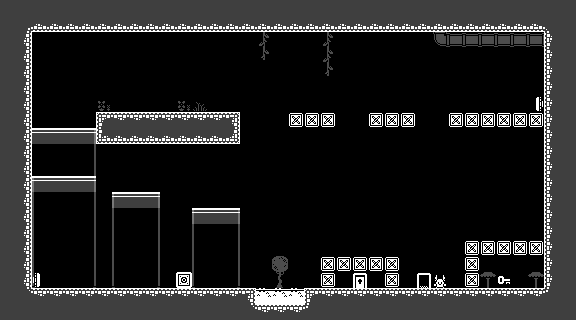

Below is a game level as drawn by its tile map, then a one-line description and the .tmx that defines it (tile-layer data replaced by summaries):
An orthogonal 36x20 tile map with 16x16 px tiles, 8 tile layers (layer_bg_details, layer_walls, layer_platforms, layer_oneWay_platforms, ...) and 36 objects (27x Block, 3x Potion, 2x Door, 2x Button, Student, ...).

<map version="1.10" tiledversion="1.11.2" orientation="orthogonal" renderorder="left-up" width="36" height="20" tilewidth="16" tileheight="16" infinite="0" nextlayerid="14" nextobjectid="151">
 <editorsettings>
  <export target="level11.json" format="json" />
 </editorsettings>
 <tileset firstgid="1" name="ts-monochrome_tilemap_transparent" tilewidth="16" tileheight="16" spacing="1" tilecount="400" columns="20">
  <image source="../tilesets/ts-monochrome_tilemap_transparent.png" trans="ff00ff" width="339" height="339" />
 </tileset>
 <layer id="6" name="layer_bg_details" width="36" height="20" opacity="0.3" tintcolor="#686868">
  <data>[720 cells, 58 non-empty, 13 distinct tile ids]</data>
 </layer>
 <layer id="3" name="layer_walls" width="36" height="20">
  <data>[720 cells, 102 non-empty, 10 distinct tile ids]</data>
 </layer>
 <layer id="5" name="layer_platforms" width="36" height="20">
  <data>[720 cells, 32 non-empty, 7 distinct tile ids]</data>
 </layer>
 <layer id="13" name="layer_oneWay_platforms" width="36" height="20" opacity="0.25" tintcolor="#ffaa00">
  <data>[720 cells, 14 non-empty, 1 distinct tile ids]</data>
 </layer>
 <layer id="7" name="layer_fg_details" width="36" height="20">
  <data>[720 cells, 0 non-empty, 0 distinct tile ids]</data>
 </layer>
 <layer id="8" name="layer_ui" width="36" height="20">
  <data>[720 cells, 0 non-empty, 0 distinct tile ids]</data>
 </layer>
 <objectgroup id="9" name="level_entities">
  <object id="1" name="student" type="Student" x="440" y="288">
   <point />
  </object>
  <object id="3" name="door01" type="Door" x="424" y="288">
   <properties>
    <property name="exit" type="bool" value="false" />
    <property name="opened" type="bool" value="true" />
   </properties>
   <point />
  </object>
  <object id="23" name="door2" type="Door" x="360" y="288">
   <properties>
    <property name="exit" type="bool" value="true" />
    <property name="opened" type="bool" value="false" />
   </properties>
   <point />
  </object>
  <object id="94" name="Block01" type="Block" x="184" y="288">
   <properties>
    <property name="group" value="A" />
    <property name="state" type="bool" value="true" />
    <property name="type" value="push" />
   </properties>
   <point />
  </object>
  <object id="96" name="Button01" type="Button" x="32" y="280" rotation="90">
   <properties>
    <property name="group" value="A" />
    <property name="type" value="push" />
   </properties>
   <point />
  </object>
  <object id="97" name="Block02" type="Block" x="472" y="288">
   <properties>
    <property name="group" value="A" />
    <property name="state" type="bool" value="true" />
    <property name="type" value="toogle" />
   </properties>
   <point />
  </object>
  <object id="113" name="Block03" type="Block" x="472" y="272">
   <properties>
    <property name="group" value="A" />
    <property name="state" type="bool" value="true" />
    <property name="type" value="toogle" />
   </properties>
   <point />
  </object>
  <object id="115" name="Button02" type="Button" x="544" y="104" rotation="-90">
   <properties>
    <property name="group" value="B" />
    <property name="type" value="stomp" />
   </properties>
   <point />
  </object>
  <object id="123" name="Block04" type="Block" x="472" y="256">
   <properties>
    <property name="group" value="A" />
    <property name="state" type="bool" value="true" />
    <property name="type" value="toogle" />
   </properties>
   <point />
  </object>
  <object id="128" name="Block05" type="Block" x="488" y="256">
   <properties>
    <property name="group" value="A" />
    <property name="state" type="bool" value="true" />
    <property name="type" value="toogle" />
   </properties>
   <point />
  </object>
  <object id="129" name="Block06" type="Block" x="504" y="256">
   <properties>
    <property name="group" value="A" />
    <property name="state" type="bool" value="true" />
    <property name="type" value="toogle" />
   </properties>
   <point />
  </object>
  <object id="130" name="Block07" type="Block" x="520" y="256">
   <properties>
    <property name="group" value="A" />
    <property name="state" type="bool" value="true" />
    <property name="type" value="toogle" />
   </properties>
   <point />
  </object>
  <object id="131" name="Block08" type="Block" x="536" y="256">
   <properties>
    <property name="group" value="A" />
    <property name="state" type="bool" value="true" />
    <property name="type" value="toogle" />
   </properties>
   <point />
  </object>
  <object id="124" name="potion01" type="Potion" x="264" y="304">
   <properties>
    <property name="Effect" value="doubleJump" />
   </properties>
   <point />
  </object>
  <object id="125" name="potion02" type="Potion" x="280" y="304">
   <properties>
    <property name="Effect" value="doubleJump" />
   </properties>
   <point />
  </object>
  <object id="126" name="potion03" type="Potion" x="296" y="304">
   <properties>
    <property name="Effect" value="doubleJump" />
   </properties>
   <point />
  </object>
  <object id="127" name="key" type="Key" x="504" y="288">
   <point />
  </object>
  <object id="132" name="Block09" type="Block" x="328" y="272">
   <properties>
    <property name="group" value="A" />
    <property name="state" type="bool" value="false" />
    <property name="type" value="toogle" />
   </properties>
   <point />
  </object>
  <object id="133" name="Block10" type="Block" x="344" y="272">
   <properties>
    <property name="group" value="A" />
    <property name="state" type="bool" value="false" />
    <property name="type" value="toogle" />
   </properties>
   <point />
  </object>
  <object id="134" name="Block11" type="Block" x="360" y="272">
   <properties>
    <property name="group" value="A" />
    <property name="state" type="bool" value="false" />
    <property name="type" value="toogle" />
   </properties>
   <point />
  </object>
  <object id="135" name="Block12" type="Block" x="376" y="272">
   <properties>
    <property name="group" value="A" />
    <property name="state" type="bool" value="false" />
    <property name="type" value="toogle" />
   </properties>
   <point />
  </object>
  <object id="136" name="Block13" type="Block" x="392" y="272">
   <properties>
    <property name="group" value="A" />
    <property name="state" type="bool" value="false" />
    <property name="type" value="toogle" />
   </properties>
   <point />
  </object>
  <object id="137" name="Block14" type="Block" x="296" y="128">
   <properties>
    <property name="group" value="A" />
    <property name="state" type="bool" value="false" />
    <property name="type" value="toogle" />
   </properties>
   <point />
  </object>
  <object id="138" name="Block15" type="Block" x="312" y="128">
   <properties>
    <property name="group" value="A" />
    <property name="state" type="bool" value="false" />
    <property name="type" value="toogle" />
   </properties>
   <point />
  </object>
  <object id="139" name="Block16" type="Block" x="328" y="128">
   <properties>
    <property name="group" value="A" />
    <property name="state" type="bool" value="false" />
    <property name="type" value="toogle" />
   </properties>
   <point />
  </object>
  <object id="140" name="Block17" type="Block" x="376" y="128">
   <properties>
    <property name="group" value="A" />
    <property name="state" type="bool" value="false" />
    <property name="type" value="toogle" />
   </properties>
   <point />
  </object>
  </objectgroup>
 <layer id="11" name="reference_objects" width="36" height="20">
  <data>[720 cells, 36 non-empty, 8 distinct tile ids]</data>
 </layer>
 <layer id="12" name="layer_collisions" width="36" height="20" opacity="0.25" tintcolor="#aa007f">
  <data>[720 cells, 223 non-empty, 1 distinct tile ids]</data>
 </layer>
</map>
<!-- 10 of 36 objects omitted -->
